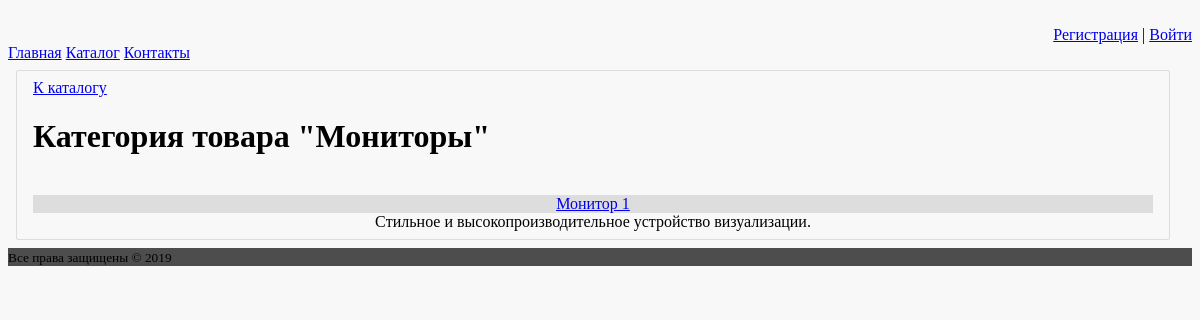
Screenshot of /catalog/category/1 with the database file from the repository.
### mainapp/models.py (models this page shows, shortened)
class GoodsCategory(models.Model):
    class Meta:
        verbose_name = 'категория товаров'
        verbose_name_plural = 'категории товаров'
    caption = models.CharField(
        verbose_name='название',  unique=True, max_length=255)
    description = models.TextField(verbose_name='описание', blank=True)

class Good(models.Model):
    class Meta:
        verbose_name = 'товар'
        verbose_name_plural = 'товары'
    caption = models.CharField(
        verbose_name='название', unique=True, max_length=255)
    brief_description = models.TextField(
        verbose_name='краткое описание', blank=True)
    full_description = models.TextField(
        verbose_name='полное описание', blank=True)
    image = models.ImageField(verbose_name='изображение', blank=True)
    category = models.ForeignKey(
        GoodsCategory, models.CASCADE, verbose_name='категория')
    def get_image_path(self):
        return str(self.image)

### mainapp/views.py (the view)
# urls.py: path('category/<int:category_id>', category, name="category"),
def category(request, category_id):
    cat = get_object_or_404(GoodsCategory, pk=category_id)
    return render(request, 'mainapp/category.html', {
        'category': cat,
        'goods': Good.objects.filter(category=cat),
    })

### mainapp/templates/mainapp/category.html (shortened to what this page needs)
{% extends "base.html" %}
{% load static %}
{% block content %}
    <a href="{% url 'catalog:index' %}">К каталогу</a>
    <h1>Категория товара "{{ category.caption }}"</h1>
    <div class="row">
    {% for g in goods %}
        <div class="card">
            <div class="section img">
            </div>
            <div class="section title"><a href="{% url 'catalog:item' g.id %}">{{ g.caption }}</a></div>
            <div class="section">{{ g.brief_description }}</div>
        </div>
    {% endfor %}
    </div>
{% endblock content %}

### static/css/style.css (style rules this page uses)
body { background-color: #f8f8f8; }
.card .section { text-align: center; }
.card .title { background-color: #ddd !important; }

### rows the page displays
GoodsCategory: caption "Мониторы"
Good: caption "Монитор 1", brief_description "Cтильное и высокопроизводительное устройство визуализации."
